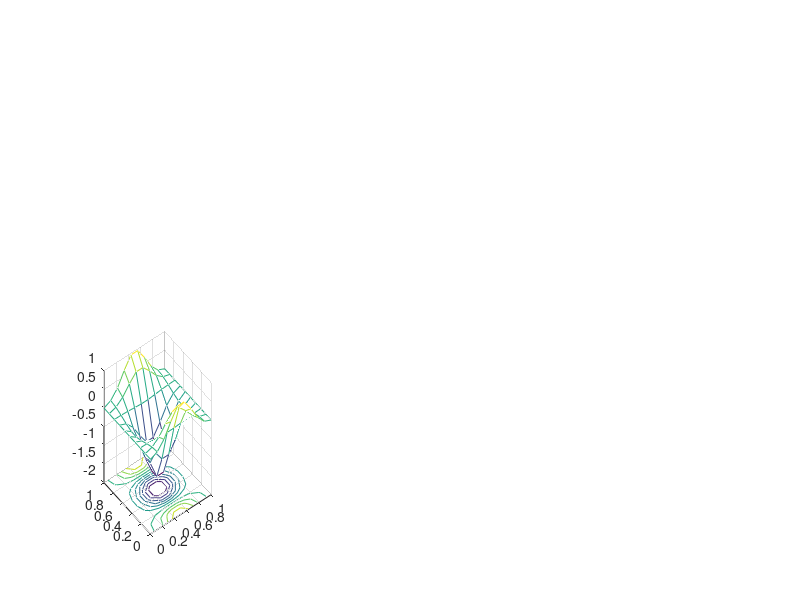

The MATLAB source for this figure: (Note: this script raises an error after producing the figure.)
clear all; close all; clc;
format compact %remove blank lines from output
warning('off','MATLAB:nearlySingularMatrix'); % suppress cond. warnings

% Lu = f on \Omega = (0,1)x(0,1), where L is the Laplacian
% u = g on bdry
% g also happens to be the analytic soln.
f = @(x) (-5.*pi.^2.*sin(pi.*x(:,1)).*cos(2.*pi.*x(:,2)));
g = @(x) (sin(pi.*x(:,1)).*cos(2.*pi.*x(:,2)));

Ns = [3 4 5 ];
num_Ns=numel(Ns);

for i=1:num_Ns
    N=Ns(i);

    epsilon=15;

    K   = @(x,center) ( exp(-epsilon.*(norm(x-center).^2)) );
    D1K = @(x,center,ind) ( -2.*epsilon.*(x(ind)-center(ind)).*K(x(ind),center(ind)) );
    D2K = @(x,center,ind) ( 2.*epsilon.*(2.*epsilon.*((x(ind)-center(ind)).^2)-1).* ...
                        K(x(ind),center(ind)) );

    [ex, ey] = meshgrid(linspace(0,1,10));
    pts = [ex(:) ey(:)];
    mesh = zeros(N,N,2);
    [mesh(:,:,1), mesh(:,:,2)] = meshgrid(linspace(0,1,N));
    interior_pts  = reshape(mesh(2:end-1,2:end-1,:),(N-2).^2,2,1);
    dirichlet_pts = [ reshape(mesh(:,1,:),N,2,1);
                      reshape(mesh(N,2:end-1,:),N-2,2,1);
                      reshape(mesh(1,2:end-1,:),N-2,2,1);
                      reshape(mesh(:,N,:),N,2,1); ];
    dirichlet_pts_ind = [1:N N.*(2:N-1) N.*(1:N-2)+1 (N.*(N-1)+1):N.^2];
    interior_pts_ind = reshape(1:N.^2,N,N);
    interior_pts_ind = interior_pts_ind(2:end-1,2:end-1);
    colloc_pts = reshape(mesh,N.^2,2,1);

    KM  = zeros(N.^2,N.^2);
    LKM = zeros(N.^2,N.^2);
    EKM = zeros(size(pts,1),N.^2);

    % there's probably a better way to do this
    for j=1:N.^2
        for k=1:N.^2
            KM(j,k)  = K(colloc_pts(j,:), colloc_pts(k,:));
            LKM(j,k) = D2K(colloc_pts(j,:), colloc_pts(k,:),1) + D2K(colloc_pts(j,:), colloc_pts(k,:),2);
        end
    end
    for j=1:size(pts,1)
        for k=1:N.^2
            EKM(j,k) = K(pts(j,:), colloc_pts(k,:));
        end
    end

    rhs = [f(colloc_pts(interior_pts_ind,:));
           g(colloc_pts(dirichlet_pts_ind,:))];
    % usual basis
    colloc_mat = [LKM(interior_pts_ind,:);
                  KM(dirichlet_pts_ind,:)];
    coef = colloc_mat\rhs;
    
    subplot(2,4,4+i);
    meshc(ex,ey,reshape(EKM*coef,10,10));

    trans_err_cond(1,i) = norm((EKM*coef)-g(pts),Inf);
    trans_err_cond(2,i) = cond(colloc_mat);

    % Creating a Newton basis for span{ K(\cdot, x_1), ... }
    [B, VM] = calculate_beta_v(KM);
    LVM = B\LKM; % maybe bad if D2KM is ill-cond.
    colloc_mat = [LVM(:,interior_pts_ind)'
                  VM(:,dirichlet_pts_ind)'];
    coef = colloc_mat\rhs;

    newt_err_cond(1,i) = norm(([(B\EKM')']*coef)-g(pts),Inf);
    newt_err_cond(2,i) = cond(colloc_mat);

    % Creating a Newton basis for span{ LK(\cdot, x_1), ... }        
    [B, LVM] = calculate_beta_v(LKM);
    VM = B\KM;
    colloc_mat = [LVM(:,interior_pts_ind)';
                  VM(:,dirichlet_pts_ind)'];
    coef = colloc_mat\rhs;

    newt2_err_cond(1,i) = norm(([(B\EKM')']*coef)-g(pts),Inf);
    newt2_err_cond(2,i) = cond(colloc_mat);
    
    % Creating a Newton basis using the 2011 strat
    [B,zminds] = calculate_newton_basis(KM);
    VM = B';
    LVM = B\LKM; % maybe bad if D2KM is ill-cond.
    colloc_mat = [LVM(:,interior_pts_ind)'
                  VM(:,dirichlet_pts_ind)'];
    coef = colloc_mat\rhs;

    newt3_err_cond(1,i) = norm(([(B\EKM')']*coef)-g(pts),Inf);
    newt3_err_cond(2,i) = cond(colloc_mat);
    subplot(2,4,i)
    axis([-.1 1.1 -.1 1.1])
    plot(colloc_pts(zminds,1),colloc_pts(zminds,2),'bo:');
end

subplot(2,4,8);
meshc(ex,ey,reshape(g(pts),10,10));

figure
subplot(1,2,1);  
loglog(Ns, trans_err_cond(1,:), 'b*-');
hold on;  
loglog(Ns, newt_err_cond(1,:), 'go-');
loglog(Ns, newt2_err_cond(1,:), 'r+-');
loglog(Ns, newt3_err_cond(1,:), 'yd-');

title('Maximum error on 100 evenly spaced pts, when \epsilon_n=n^2/16');
legend('Usual basis',  ...
       'Newton basis', ...
       'differentiated kernel Newton basis', ...
       'Newton basis (2011)');
ylabel('Error');
xlabel('# of collocation points');


subplot(1,2,2);
semilogy(Ns, trans_err_cond(2,:), 'b*-');
hold on;
semilogy(Ns, newt_err_cond(2,:), 'go-');
semilogy(Ns, newt2_err_cond(2,:), 'r+-');
semilogy(Ns, newt3_err_cond(2,:), 'yd-');
title('condition number of collocation matrices for N points');
ylabel('condition number');
xlabel('N');
